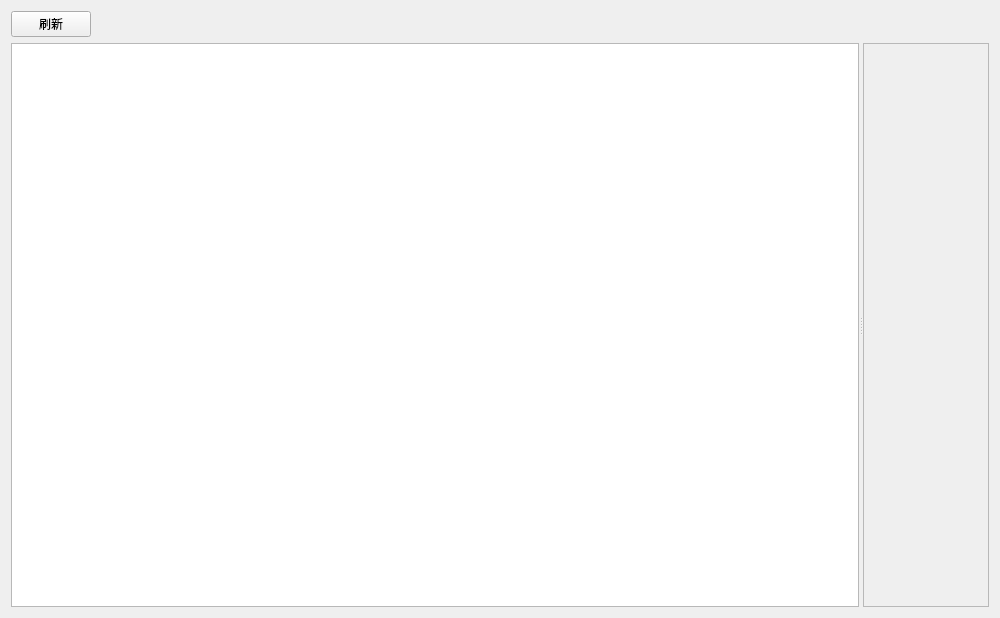
<?xml version="1.0" encoding="UTF-8"?>
<ui version="4.0">
 <class>SettingWidget</class>
 <widget class="QWidget" name="SettingWidget">
  <property name="geometry">
   <rect>
    <x>0</x>
    <y>0</y>
    <width>1000</width>
    <height>618</height>
   </rect>
  </property>
  <property name="windowTitle">
   <string>设置</string>
  </property>
  <layout class="QGridLayout" name="gridLayout_2">
   <item row="0" column="0">
    <widget class="PushButton" name="pb_refresh">
     <property name="text">
      <string>刷新</string>
     </property>
    </widget>
   </item>
   <item row="0" column="1">
    <spacer name="horizontalSpacer">
     <property name="orientation">
      <enum>Qt::Horizontal</enum>
     </property>
     <property name="sizeHint" stdset="0">
      <size>
       <width>40</width>
       <height>20</height>
      </size>
     </property>
    </spacer>
   </item>
   <item row="1" column="0" colspan="2">
    <widget class="QSplitter" name="splitter">
     <property name="orientation">
      <enum>Qt::Horizontal</enum>
     </property>
     <widget class="TreeWidget" name="tw_setting">
      <attribute name="headerVisible">
       <bool>false</bool>
      </attribute>
      <column>
       <property name="text">
        <string notr="true">1</string>
       </property>
      </column>
     </widget>
     <widget class="ScrollArea" name="sa_setting">
      <property name="widgetResizable">
       <bool>true</bool>
      </property>
      <widget class="QWidget" name="scrollAreaWidgetContents">
       <property name="geometry">
        <rect>
         <x>0</x>
         <y>0</y>
         <width>124</width>
         <height>569</height>
        </rect>
       </property>
       <layout class="QGridLayout" name="gridLayout">
        <item row="0" column="0">
         <widget class="QWidget" name="w_setting" native="true">
          <layout class="QGridLayout" name="gl_setting"/>
         </widget>
        </item>
        <item row="1" column="0">
         <spacer name="verticalSpacer">
          <property name="orientation">
           <enum>Qt::Vertical</enum>
          </property>
          <property name="sizeHint" stdset="0">
           <size>
            <width>0</width>
            <height>0</height>
           </size>
          </property>
         </spacer>
        </item>
       </layout>
      </widget>
     </widget>
    </widget>
   </item>
  </layout>
 </widget>
 <customwidgets>
  <customwidget>
   <class>PushButton</class>
   <extends>QPushButton</extends>
   <header>qfluentwidgets</header>
  </customwidget>
  <customwidget>
   <class>ScrollArea</class>
   <extends>QScrollArea</extends>
   <header>qfluentwidgets</header>
   <container>1</container>
  </customwidget>
  <customwidget>
   <class>TreeWidget</class>
   <extends>QTreeWidget</extends>
   <header>qfluentwidgets</header>
  </customwidget>
 </customwidgets>
 <resources/>
 <connections/>
</ui>
